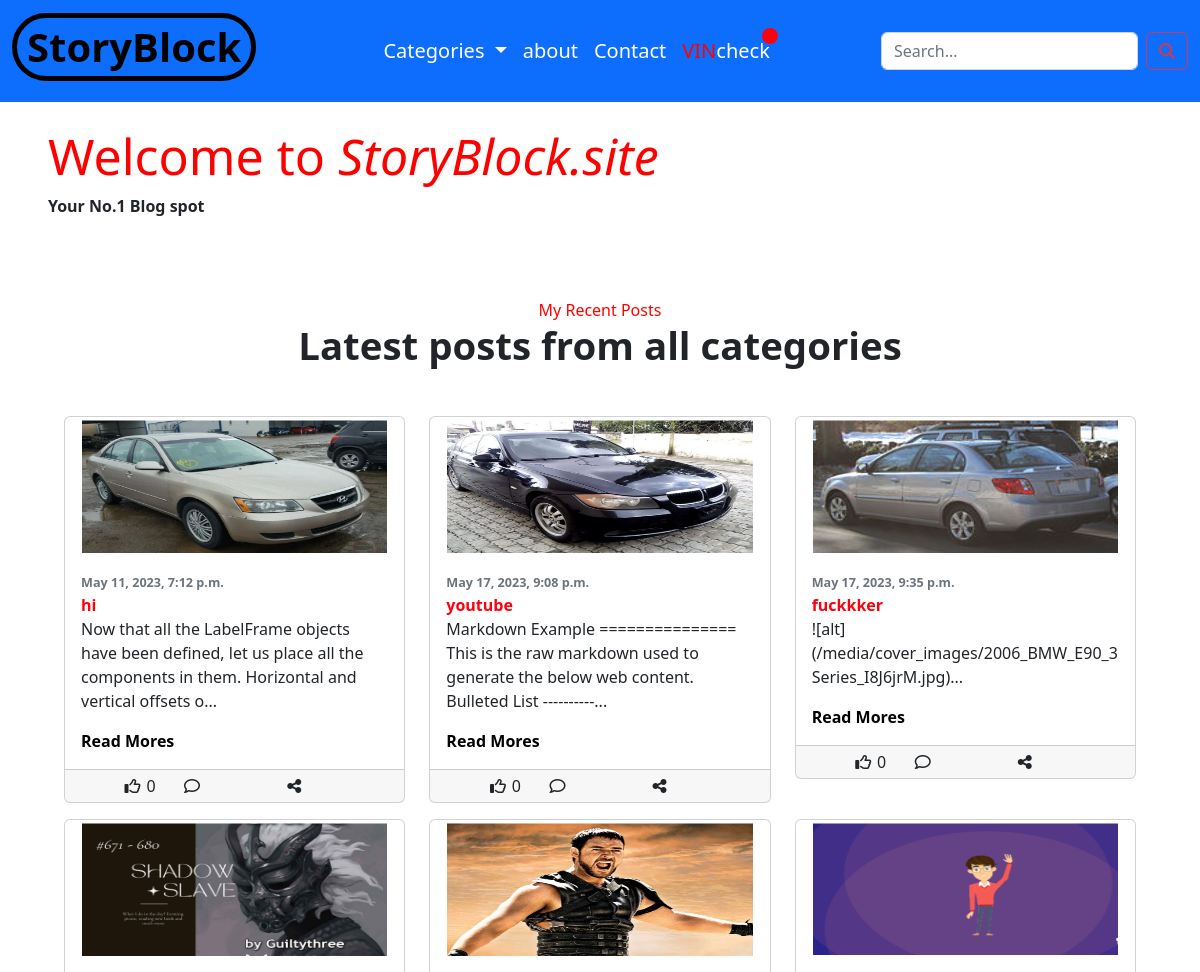
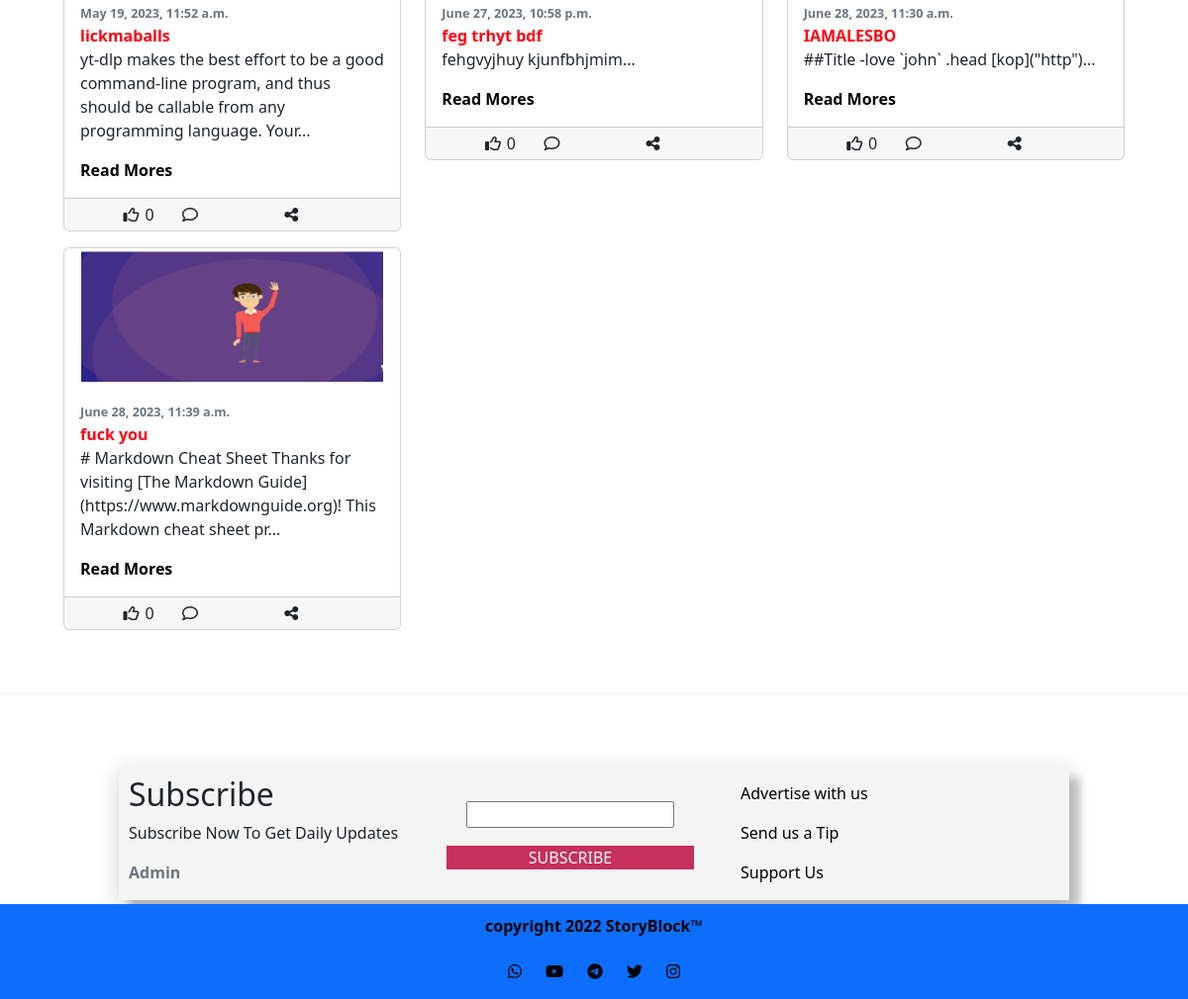
The page / on the database its author committed (2 pictures, top to bottom).
### blog/models.py (models this page shows, shortened)
class Post(models.Model):
    title = models.CharField(max_length=200)
    body = models.TextField()
    created_date = models.DateTimeField(auto_now_add=True)
    modified_date = models.DateTimeField(auto_now=True)
    date_posted = models.DateTimeField(default=datetime.now)
    categories = models.ManyToManyField(Category)
    cover_image = models.ImageField(upload_to='cover_images/',blank= True)

### blog/views.py (the view)
# urls.py: 2. Add a URL to urlpatterns:  path('', views.home, name='home')
def home(request, c_filter= ""):
    posts = Post.objects.all()
    categories = Category.objects.all()
    is_admin = request.user.is_staff
    is_superior = request.user.is_superuser
    if len(c_filter) !=0:
        posts = posts.filter(categories__slug=c_filter)
    if request.method == 'POST':
        c_form = ContactForm(request.POST)
        form = SubForm(request.POST)
        if form.is_valid():
            post = form.save(commit=False)
            post.save()
        if c_form.is_valid():
            c_form.save()
        return redirect('home')
    else:
        form = SubForm()
        cont_form = ContactForm()
    return render(request, 'index.html', {"posts": posts, "Subform": form,'categories': categories, 'cont_form': cont_form, 'is_admin':is_admin, 'is_super': is_superior})

### blog/forms.py
class SubForm(forms.ModelForm):
    class Meta:
        model = Subscribe
        fields = ['email']

class ContactForm(forms.ModelForm):
    class Meta:
        model = Contact
        fields = ['name','email','comment']

### blog/templatetags/custom_temp.py (called while the page is built)
@register.filter
def ranger(value):
    return range(value)

@register.filter
def breakr(value,n):
    nv = value.split(",")
    return n[(3*int(nv[0]))+int(nv[1])]

@register.filter
def combine(value,n):
    return f"{value},{n}"

@register.filter
def lenn(value):
    if len(value) % 3 == 0:
        return (len(value) // 3), 3-len(value) % 3
    else:
        return (len(value) // 3)+1, len(value) % 3

@register.filter
def index1(value,n):
    return value[n]

@register.filter
def neg(value):
    return value -1

@register.filter
def summ(value):
    return value[:130] + "..."

### blog/templates/index.html (shortened to what this page needs)
{% load static %}
{% load custom_temp %}
<!DOCTYPE html>
<html lang="en">
<head>
    <link rel="stylesheet" href="{% static 'css\index.css' %}">
    <link rel="stylesheet" href="{% static 'css\bootstrap.css' %}">
    <link href="https://unpkg.com/aos@2.3.1/dist/aos.css" rel="stylesheet">
</head>
<body>
    <div>
        <nav class="navbar navbar-expand-lg bg-primary">
            <div class="container-fluid">
                <a class="navbar-brand" href="#">
                    <header>
                        <h1>StoryBlock</h1>
                    </header>
                </a>
                <div class="collapse navbar-collapse" id="navbarSupportedContent">
                    <ul class="navbar-nav me-auto mb-2 mb-lg-0">
                        <li class="nav-item dropdown">
                            <a class="nav-link dropdown-toggle blog" href="#" role="button" data-bs-toggle="dropdown"
                                aria-expanded="false">
                                Categories
                            </a>
                        </li>
                        <li class="nav-item" data-bs-toggle="modal" data-bs-target="#AboutModal">
                            <a class="nav-link blog" href="#">about</a>
                        </li>
                        <li class="nav-item" data-bs-toggle="modal" data-bs-target="#ContactModal">
                            <a class="nav-link blog" href="#">Contact</a>
                        </li>
                        {% if not is_admin %}
                            <li class="nav-item">
                                <a class="nav-link blog" href="{% url 'blog:vincheck' %}">
                                    <span style="color:red;">VIN</span>check
                                    <span class="position-absolute translate-middle p-2 bg-danger rounded-circle" style="background-color: #ff000f !important; ">
                                    </span>
                                </a>
                            </li>
                        {% endif %}
                    </ul>
                    <form class="d-flex search-box" role="search">
                        <input class="form-control me-2" type="search" id="search" name="search" placeholder="Search..."
                            aria-label="Search" onkeyup="search_blog()">
                        <button class="btn btn-outline-danger search" onClick="search_blog()" type="button"><i
                                class="fa-solid fa-magnifying-glass"></i></button>
                    </form>
                </div>
            </div>
        </nav>
    </div>
    <br>
    <main>
        <article class="ps-5">
            <H2>
                Welcome to <span> <i>StoryBlock.site</i> </span>
            </H2>
            <p> <b> Your No.1 Blog spot</b></p>
        </article>
        <br>
        <section id="Blog">
            <div class="blog-heading">
                <span>My Recent Posts</span>
                <h3>Latest posts from all categories</h3>
            </div>
            <br>
            {% with posts|lenn as pop %}
                {% for i in pop|index1:0|ranger %}
                    <div class="container row mt-3">
                        {% if i == pop|index1:0|neg %}
                            {% for j in pop|index1:1|ranger %}
                                <div class="col-sm-4 blog_post" data-aos="fade-up" data-aos-delay="50" data-aos-duration="1500"
                                    data-aos-anchor-placement="top-bottom">
                                    {% with i|combine:j|breakr:posts as post %}
                                        <div class="card col">
                                            <img src="{{ post.cover_image.url }}" class="card-img-top" alt="blog" style="padding-left: 5%; padding-right: 5%; padding-top: 1%;">
                                            <div class="card-body blog-text">
                                                <span class="text-muted">
                                                    <b><small>{{post.date_posted}}</small></b>
                                                </span>
                                                <br>
                                                <a href="{% url 'blog:post_detail' pk=post.pk %}" class="blog-title">
                                                    <b>
                                                        {{post.title}}
                                                    </b>
                                                </a>
                                                <p class="card-text">
                                                    {{post.body|summ}}
                                                </p>
                                                <a href="{% url 'blog:post_detail' pk=post.pk %}" class="card-link ">
                                                    <b>Read Mores</b>
                                                </a>
                                            </div>
                                            <div class="card-footer d-flex justify-content-evenly">
                                                <i class="fa-regular fa-thumbs-up" onclick="myFunction(this)"></i><span id="likes1" style="position: absolute; left: 24%;bottom: 4px;">0</span>
                                                <i class="fa-regular fa-comment"></i>
                                                <i class="fa-solid fa-regular fa-share-nodes"></i>
                                            </div>
                                        </div>
                                    {% endwith %}
                                </div>
                            {% endfor %}
                        {% else %}
                            {% for j in 3|ranger %}
                                <div class="col-sm-4 blog_post" data-aos="fade-up" data-aos-delay="50" data-aos-duration="1500"
                                data-aos-anchor-placement="top-bottom">
                                    {% with i|combine:j|breakr:posts as para %}
                                        <div class="card col">
                                            <img src="{{ para.cover_image.url }}" class="card-img-top" alt="blog" style="padding-left: 5%; padding-right: 5%; padding-top: 1%;">
                                            <div class="card-body blog-text">
                                                <span class="text-muted">
                                                    <b><small>{{para.date_posted}}</small></b>
                                                </span>
                                                <br>
                                                <a href="{% url 'blog:post_detail' pk=para.pk %}" class="blog-title">
                                                    <b>
                                                        {{para.title}}
                                                    </b>
                                                </a>
                                                <p class="card-text">
                                                    {{para.body|summ}}
                                                </p>
                                                <a href="{% url 'blog:post_detail' pk=para.pk %}" class="card-link ">
                                                    <b>Read Mores</b>
                                                </a>
                                            </div>
                                            <div class="card-footer d-flex justify-content-evenly">
                                                <i class="fa-regular fa-thumbs-up" onclick="myFunction(this)"></i><span id="likes1" style="position: absolute; left: 24%;bottom: 4px;">0</span>
                                                <i class="fa-regular fa-comment"></i>
                                                <i class="fa-solid fa-regular fa-share-nodes"></i>
                                            </div>
                                        </div>
                                    {% endwith %}
                                </div>
                            {% endfor %}
                        {% endif %}
                    </div>
                {% endfor %}
            {% endwith %}
            <br>
        </section>
        <br>
        <br> <br>
    </main>
    <section id="Subsection">
        <div class="subscribe">
            <div class="sub-header">
                <h2>Subscribe</h3>
                <p>Subscribe Now To Get Daily Updates</p>
                {% if not is_admin %}
                    <div class="">
                        <a class="text-muted" type="button" role="switch" id="adminButton" data-bs-toggle="modal" data-bs-target="#adminModal">
                            <strong>
                                Admin
                            </strong>
                        </a>
                    </div>
                {% endif %}
            </div>
            <form method="post" enctype="multipart/form-data">
                <div class="sub-form" id="subscribe">
                    <div class="form-group">
                    <div class="sub-mail" id="email">{{ Subform.email }}</div>
                    </div>
                    <button type="submit" class="btn-default">SUBSCRIBE</button>
                </div>
            </form>
            <div class="ps-3">
                <p class="pt-3 sub-content" data-bs-toggle="modal" data-bs-target="#AdvertModal">
                    <a href="#">Advertise with us</a>
                </P>
                <p class="sub-content" data-bs-toggle="modal" data-bs-target="#tipsModal">
                    <a href="#">Send us a Tip</a>
                </P>
                <p class="sub-content" data-bs-toggle="modal" data-bs-target="#SupportModal">
                    <a href="#">Support Us</a>
                </P>
            </div>
        </div>
    </section>
    <footer class="bg-primary">
        <p class="copyright"> <b> copyright 2022 StoryBlock&trade;</b></p>
        <a href="https://wa.me/+2348131828508?text=Hi,StoryBlock.%20I,m ___">
            <i class="fa-brands fa-whatsapp"></i>
        </a>
        <a href="">
            <i class="fa-brands fa-youtube"></i>
        </a>
        <a href="">
            <i class="fa-brands fa-telegram"></i>
        </a>
        <a href="">
            <i class="fa-brands fa-twitter"></i>
        </a>
        <a href="">
            <i class="fa-brands fa-instagram"></i>
        </a>
    </footer>
</body>
</html>

### static/css/index.css (style rules this page uses)
.navbar { font-size: 20px; }
.navbar-brand { font-weight: 700; }
.navbar-nav { margin: auto; }
.blog { color: #fff !important; }
header h1 { border: 5px solid #000; font-weight: 900; border-radius: 50px; padding: 5px 10px; display: inline-block; }
article h2 { color: red; font-size: 3.125rem; }
.subscribe { width: 80%; margin: auto; margin-bottom: 4px; display: flex; flex-direction: row; background-color: #f4f4f4; box-shadow: 11px 12px 8px 0 rgba(0, 0, 0, 0.2), 0 6px 20px 0 rgba(0, 0, 0, 0.19); }
.sub-header { flex-shrink: 0; width: 300px; position: relative; padding: 10px; }
.sub-form { margin: auto; }
.sub-form { margin: auto; display: grid; padding: 31px; justify-content: center; }
.sub-mail { border: 0px solid; padding: 5px 20px; width: 100%; border-radius: 0; font-size: 14px; height: 50px; font-weight: 500; letter-spacing: 0.05em; }
.sub-content { font-weight: 500; }
.btn-default { padding: 0px 35px; color: white; background-color: #c5305c; text-transform: uppercase; border: none; }
button { color: rgb(red, green, blue); }
footer { color: #000; padding: 10px 0; text-align: center; }
a { color: #000 !important; text-decoration: none !important; }
a .fa-brands { padding: 10px; }
img { height: 136px; }
#Blog { display: flex; justify-content: center; align-items: center; padding: 40px; border-bottom: 1px solid rgba(0, 0, 0, 0.05); flex-direction: column; }
.blog-heading { display: flex; justify-content: center; align-items: center; flex-direction: column; }
.blog-heading span { color: red; }
.blog-heading h3 { font-size: 2.4rem; font-weight: 700; }
.blog-title { color: #ff000f !important; }
.fa-regular { cursor: pointer; }
.blog-text span { color: #ff1616; font-size: 0.9rem; }

### rows shown on the page
Post: cover_image (picture), date_posted "May 11, 2023, 7:12 p.m.", title "hi", body|summ "Now that all the LabelFrame objects have been defined, let us place all the components in them. Horizontal and vertical offsets o..."
Post: cover_image (picture), date_posted "May 17, 2023, 9:08 p.m.", title "youtube", body|summ "Markdown Example =============== This is the raw markdown used to generate the below web content. Bulleted List ----------..."
Post: cover_image (picture), date_posted "May 17, 2023, 9:35 p.m.", title "fuckkker", body|summ "![alt](/media/cover_images/2006_BMW_E90_3Series_I8J6jrM.jpg)..."
Post: cover_image (picture), date_posted "May 19, 2023, 11:52 a.m.", title "lickmaballs", body|summ "yt-dlp makes the best effort to be a good command-line program, and thus should be callable from any programming language. Your..."
Post: cover_image (picture), date_posted "June 27, 2023, 10:58 p.m.", title "feg trhyt bdf", body|summ "fehgvyjhuy kjunfbhjmim..."
Post: cover_image (picture), date_posted "June 28, 2023, 11:30 a.m.", title "IAMALESBO", body|summ "##Title -love `john` .head [kop](\"http\")..."
Post: cover_image (picture), date_posted "June 28, 2023, 11:39 a.m.", title "fuck you", body|summ "# Markdown Cheat Sheet Thanks for visiting [The Markdown Guide](https://www.markdownguide.org)! This Markdown cheat sheet pr..."
